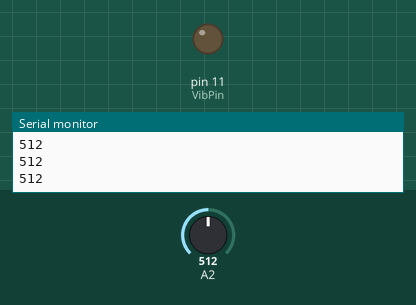
Simulated run of this sketch. Board: Arduino Uno, built with avr-gcc and run on an emulated ATmega328P. Parts: output pins drawn as LEDs (lit = HIGH), the last lines printed to the serial monitor. Inputs (shaded band) come from the test bench; at power-on: A2 = 512.

Above: at 1.2 s.
1.3 s: A2 set to 716
At 2.3 s:
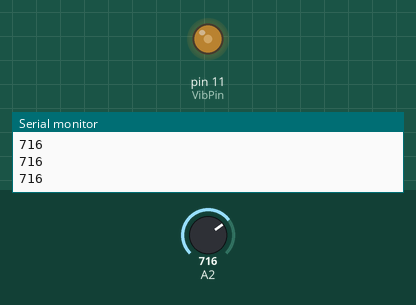
2.8 s: A2 set to 900
At 3.8 s:
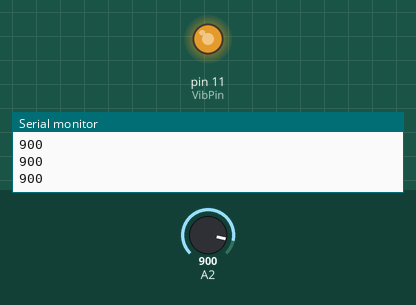
4.3 s: A2 set to 306
At 4.7 s:
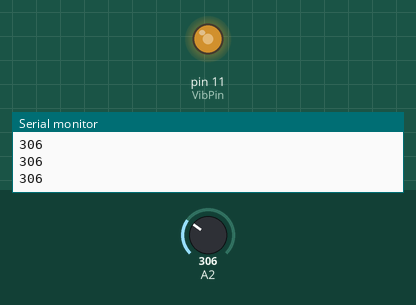
5.8 s: A2 set to 122
At 6.8 s:
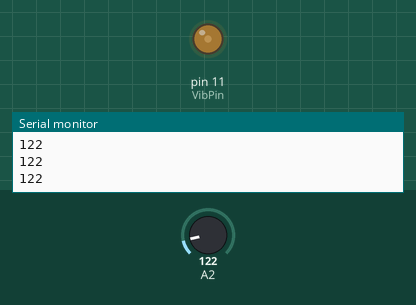
Timing chart, 0 to 8.3 s (numbered marks = the images above; inputs shaded):
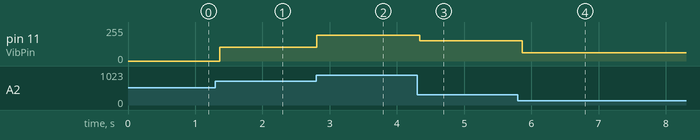

Measured:
- after the input at 1.3 s, pin 11 (VibPin): 0/255 → 102/255 after 0.07 s
- after the input at 2.8 s, pin 11 (VibPin): 102/255 → 194/255 at once
- after the input at 4.3 s, pin 11 (VibPin): 194/255 → 153/255 at once
- after the input at 5.8 s, pin 11 (VibPin): 153/255 → 61/255 after 0.06 s

The sketch:

arduicane.ino
```cpp
/*
  Télèmetre avec sortie tactile v0.1 by Sam Neurohack (La Paillasee & /tmp/lab)
 For Arduino Uno. Beginner project.
 This code is in the public domain.

 2 wires motor connections : GND and Digital 11
 Sharp IR connections      : GND, 5V and Analogic A2
 */

int VibPin = 11;                          // connecteur vibreur = 11 / reset mesure infra rouge.
int sensorValue = 0;

void setup() {
  Serial.begin(9600);                     // initialise la connection serie
  pinMode(VibPin, OUTPUT);                // Connecteur vibreur en sortie
}
void loop() {
  sensorValue = analogRead(A2);           // lecture du telemetre
  Serial.println(sensorValue);            // envoi sur ordinateur
  analogWrite(VibPin, sensorValue / 2);   // envoi PWM sur moteur
  delay(80);                             // délai 80 ms
}
```
